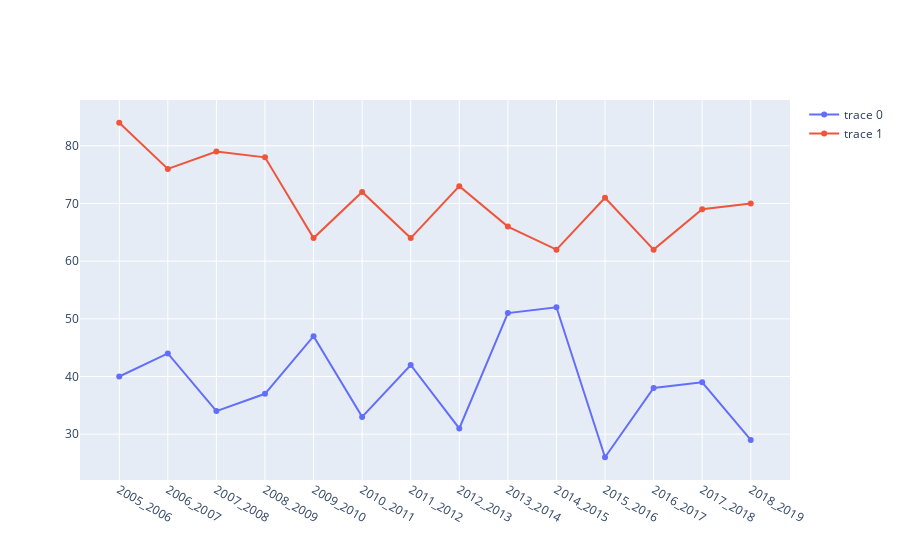

Notebook cell for this chart:
### Code cell
iplot([{"x": short13.Saison, "y": short13.Pts}, {"x": qualifies.Saison, "y": qualifies.Pts}])

### Figure 1 — Plotly figure (JSON) as saved in the notebook; plotly's stock layout.template omitted (floating-point values rounded to 4 significant figures)
{"data": [{"type": "scatter", "x": ["2005_2006", "2006_2007", "2007_2008", "2008_2009", "2009_2010", "2010_2011", "2011_2012", "2012_2013", "2013_2014", "2014_2015", "2015_2016", "2016_2017", "2017_2018", "2018_2019"], "y": [40, 44, 34, 37, 47, 33, 42, 31, 51, 52, 26, 38, 39, 29]}, {"type": "scatter", "x": ["2005_2006", "2006_2007", "2007_2008", "2008_2009", "2009_2010", "2010_2011", "2011_2012", "2012_2013", "2013_2014", "2014_2015", "2015_2016", "2016_2017", "2017_2018", "2018_2019"], "y": [84, 76, 79, 78, 64, 72, 64, 73, 66, 62, 71, 62, 69, 70]}], "layout": {}}
